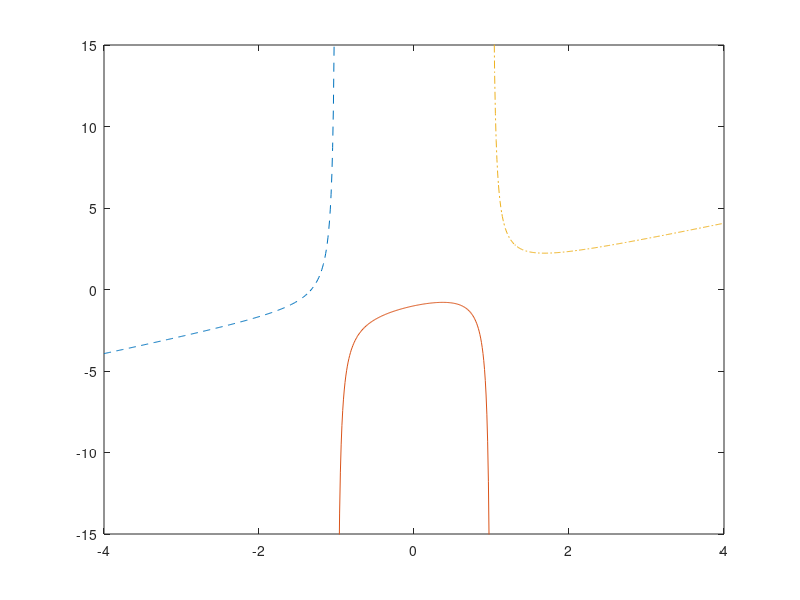

Reproduce this figure in MATLAB.
%% [ARTEM DUDKO] - [HW #5] - [2/24/2020]
%% [PROBLEM #8]
format compact, clear, clc, close all

theta = [0:0.01:360];
r = (3.44.*10^7)./(1-0.206.*cos(theta));
plot(theta,r);

%% [PROBLEM #14]
format compact, clear, clc, close all


xleft = [-4:0.01:-1];
xmiddle = [-1:0.01:1];
xright = [1:0.01:4];
fxnleft = xleft + 1 ./ (xleft.^2 - 1);
fxnmiddle = xmiddle + 1 ./ (xmiddle.^2 - 1);
fxnright = xright + 1 ./ (xright.^2 - 1);
plot(xleft,fxnleft,'--',xmiddle,fxnmiddle,xright,fxnright,'-.')
axis([-4 4 -15 15]);



